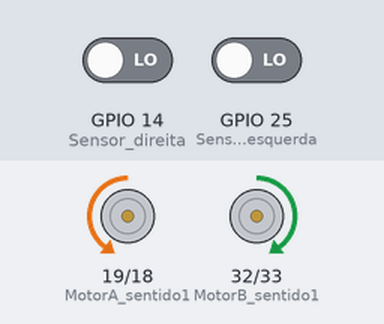
The sketch below on a simulated ESP32. On the bench: motor-driver pin pairs drawn as motors (green arrow = first pin HIGH = forward, orange = second pin HIGH = backward, longer = more drive, scaled by the enable pin). The inputs (shaded band) are chosen by the test bench; at power-on: GPIO 14 (Sensor_direita) LOW, GPIO 25 (Sensor_esquerda) LOW.

Above: at 6.2 s.
6.3 s: GPIO 14 (Sensor_direita) driven HIGH
At 6.9 s:
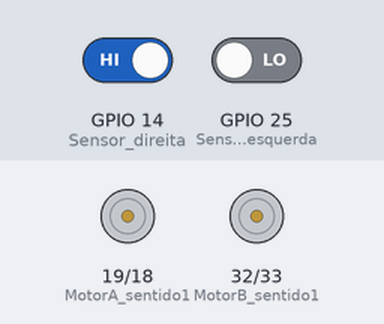
8.1 s: GPIO 25 (Sensor_esquerda) driven HIGH
At 8.6 s:
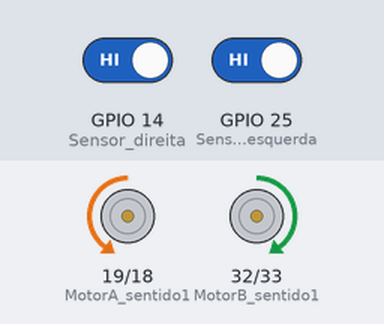
11.1 s: GPIO 14 (Sensor_direita) driven LOW
Timing chart, 0 to 69.6 s (numbered marks = the images above; inputs shaded):
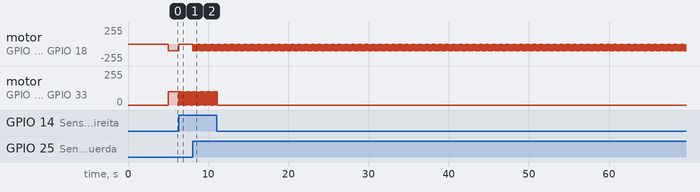

Measured:
- after the input at 6.3 s, motor on GPIO 19 (MotorA_sentido1) / GPIO 18 (MotorA_sentido2): backward 100/255 → stopped at once; motor on GPIO 32 (MotorB_sentido1) / GPIO 33 (MotorB_sentido2): alternates forward 100/255 for 0.02 s and stopped for 0.01 s, starting at once
- after the input at 8.1 s, motor on GPIO 19 (MotorA_sentido1) / GPIO 18 (MotorA_sentido2): alternates backward 100/255 for 0.02 s and stopped for 0.01 s, starting at once

The sketch:

codigoNaoModificado.ino
```cpp
/*DECLARAÇÃO DE VARIAVEIS*/
#define MotorA_sentido1 19
#define MotorA_sentido2 18
#define MotorB_sentido1 32
#define MotorB_sentido2 33
#define MotorA_PWM 16
#define MotorB_PWM 13

#define veloc0 0
#define veloc1 50
#define veloc2 100

#define Sensor_direita 14
#define Sensor_esquerda 25

int delays = 20;
int delayPara = 10;

int ultimoLido = 0;

bool direita, esquerda;
unsigned long millis1 = millis();


void setup() {
  delay(5000);
  Serial.begin(9600);
  pinMode(MotorA_sentido1, OUTPUT);
  pinMode(MotorA_sentido2, OUTPUT);
  pinMode(MotorB_sentido1, OUTPUT);
  pinMode(MotorB_sentido2, OUTPUT);
  pinMode(MotorA_PWM, OUTPUT);
  pinMode(MotorB_PWM, OUTPUT);
  pinMode(Sensor_direita, INPUT);
  pinMode(Sensor_esquerda, INPUT);
  analogWrite(MotorA_PWM, veloc2);
  analogWrite(MotorB_PWM, veloc2);
}

void loop() {
   //Define o sentido de rotação dos motores


  //Leituras dos Sensores
  direita = digitalRead(Sensor_direita);
  esquerda = digitalRead(Sensor_esquerda);

  //Rodando os motores dependendo das leituras
 if(direita == true && esquerda == true){

  if(ultimoLido == 0) {
    //delay(5000);
    digitalWrite(MotorA_sentido1, LOW);
    digitalWrite(MotorA_sentido2, HIGH);
    digitalWrite(MotorB_sentido1, HIGH);
    digitalWrite(MotorB_sentido2, LOW);
    delay(delays);

  } else {
    digitalWrite(MotorA_sentido1, LOW);
    digitalWrite(MotorA_sentido2, HIGH);
    digitalWrite(MotorB_sentido1, HIGH);
    digitalWrite(MotorB_sentido2, LOW);
    delay(delays);
    digitalWrite(MotorA_sentido1, LOW);
    digitalWrite(MotorA_sentido2, LOW);
    digitalWrite(MotorB_sentido1, LOW);
    digitalWrite(MotorB_sentido2, LOW);
    delay(delayPara);
  }
 } else if(direita == true && esquerda == false){

  ultimoLido = 1;
  digitalWrite(MotorA_sentido1, LOW);
  digitalWrite(MotorA_sentido2, LOW);
  digitalWrite(MotorB_sentido1, HIGH);
  digitalWrite(MotorB_sentido2, LOW);
  delay(delays);
  digitalWrite(MotorA_sentido1, LOW);
  digitalWrite(MotorA_sentido2, LOW);
  digitalWrite(MotorB_sentido1, LOW);
  digitalWrite(MotorB_sentido2, LOW);
  delay(delayPara);


 }else if(direita == false && esquerda == true){
  ultimoLido = 2;
  digitalWrite(MotorA_sentido1, LOW);
  digitalWrite(MotorA_sentido2, HIGH);
  digitalWrite(MotorB_sentido1, LOW);
  digitalWrite(MotorB_sentido2, LOW);
  delay(delays);
  digitalWrite(MotorA_sentido1, LOW);
  digitalWrite(MotorA_sentido2, LOW);
  digitalWrite(MotorB_sentido1, LOW);
  digitalWrite(MotorB_sentido2, LOW);
  delay(delayPara);


 }else if(direita == false && esquerda == false){

  if(ultimoLido == 1){
    digitalWrite(MotorA_sentido1, LOW);
    digitalWrite(MotorA_sentido2, LOW);
    digitalWrite(MotorB_sentido1, HIGH);
    digitalWrite(MotorB_sentido2, LOW);
    delay(delays);
    digitalWrite(MotorA_sentido1, LOW);
    digitalWrite(MotorA_sentido2, LOW);
    digitalWrite(MotorB_sentido1, LOW);
    digitalWrite(MotorB_sentido2, LOW);
    delay(delayPara);

  }
  if(ultimoLido == 2) {
    digitalWrite(MotorA_sentido1, LOW);
    digitalWrite(MotorA_sentido2, HIGH);
    digitalWrite(MotorB_sentido1, LOW);
    digitalWrite(MotorB_sentido2, LOW);
    delay(delays);
    digitalWrite(MotorA_sentido1, LOW);
    digitalWrite(MotorA_sentido2, LOW);
    digitalWrite(MotorB_sentido1, LOW);
    digitalWrite(MotorB_sentido2, LOW);
    delay(delayPara);

  }
  if(ultimoLido == 3 ){
    digitalWrite(MotorA_sentido1, LOW);
    digitalWrite(MotorA_sentido2, HIGH);
    digitalWrite(MotorB_sentido1, LOW);
    digitalWrite(MotorB_sentido2, LOW);
    delay(delays);
    digitalWrite(MotorA_sentido1, LOW);
    digitalWrite(MotorA_sentido2, LOW);
    digitalWrite(MotorB_sentido1, LOW);
    digitalWrite(MotorB_sentido2, LOW);
    delay(delayPara);

  }
  if(ultimoLido == 0) {
    digitalWrite(MotorA_sentido1, LOW);
    digitalWrite(MotorA_sentido2, HIGH);
    digitalWrite(MotorB_sentido1, HIGH);
    digitalWrite(MotorB_sentido2, LOW);
    delay(delays);

  }

 }
}
```
